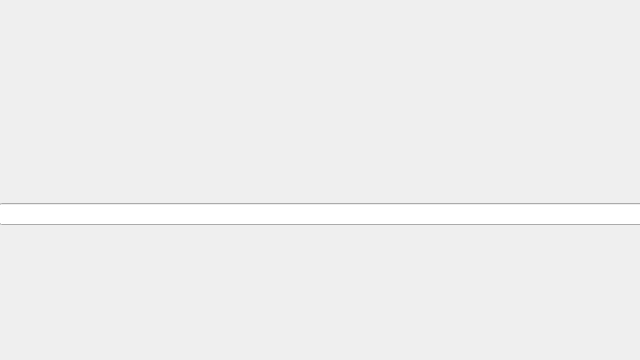
<?xml version="1.0" encoding="UTF-8"?>
<ui version="4.0">
 <class>karin_FileWindow</class>
 <widget class="QWidget" name="karin_FileWindow">
  <property name="geometry">
   <rect>
    <x>0</x>
    <y>0</y>
    <width>640</width>
    <height>360</height>
   </rect>
  </property>
  <property name="windowTitle">
   <string>Form</string>
  </property>
  <widget class="QWidget" name="verticalLayoutWidget">
   <property name="geometry">
    <rect>
     <x>-1</x>
     <y>-1</y>
     <width>971</width>
     <height>431</height>
    </rect>
   </property>
   <layout class="QVBoxLayout" name="main_layout">
    <item>
     <widget class="QComboBox" name="dir_input">
      <property name="sizePolicy">
       <sizepolicy hsizetype="Expanding" vsizetype="Fixed">
        <horstretch>0</horstretch>
        <verstretch>0</verstretch>
       </sizepolicy>
      </property>
      <property name="editable">
       <bool>true</bool>
      </property>
      <property name="maxCount">
       <number>20</number>
      </property>
      <property name="insertPolicy">
       <enum>QComboBox::InsertAtTop</enum>
      </property>
     </widget>
    </item>
   </layout>
  </widget>
 </widget>
 <resources/>
 <connections/>
</ui>
